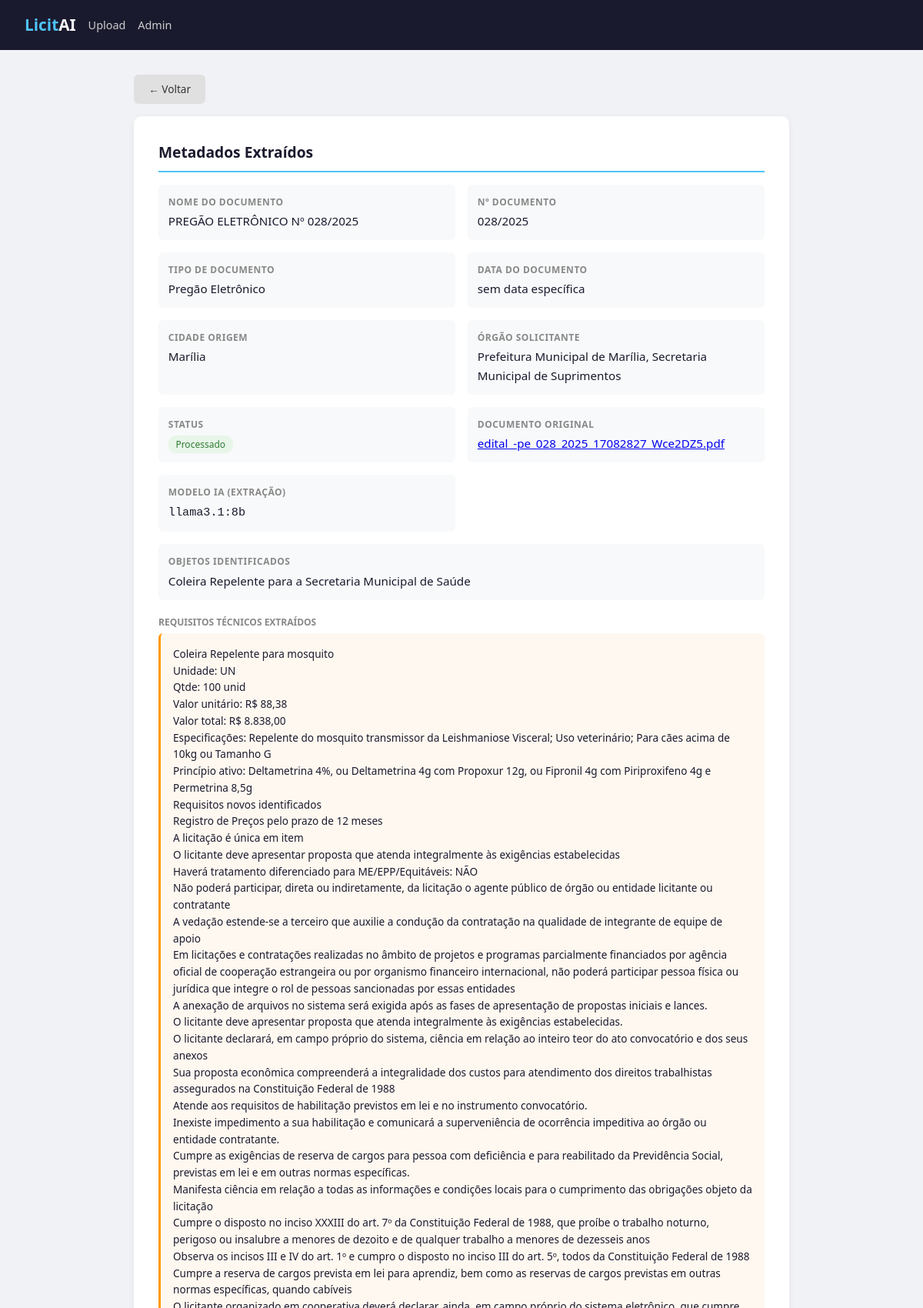
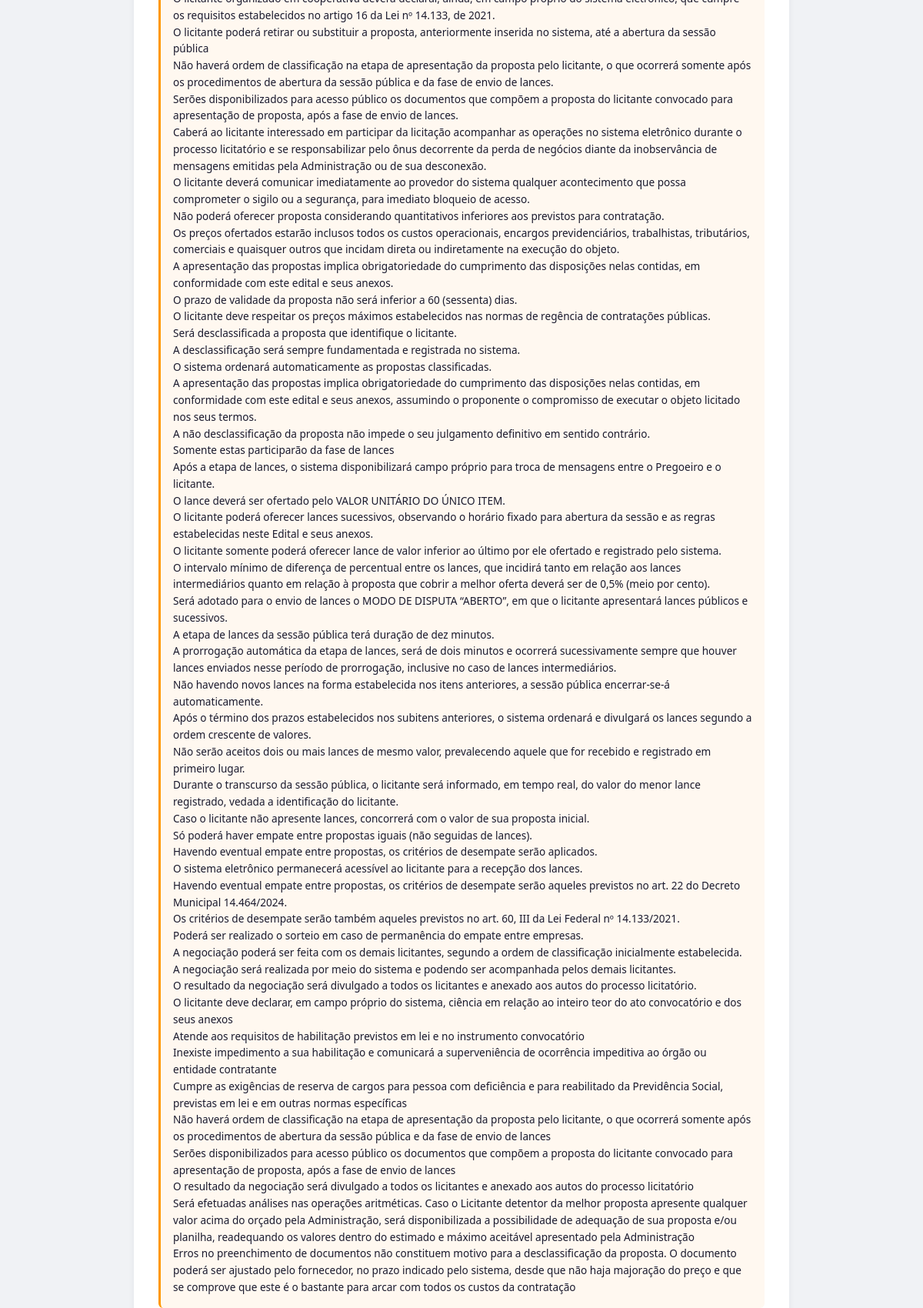
Page /documento/20/ (upper part) on the committed database (2 pictures, top to bottom).
### documents/models.py (models this page shows, shortened)
class Document(models.Model):
    STATUS_CHOICES = [
        ("pendente", "Pendente"),
        ("processado", "Processado"),
        ("erro", "Erro no processamento"),
    ]
    file = models.FileField("Documento Original", upload_to="documents/%Y/%m/")
    uploaded_at = models.DateTimeField("Data de Upload", auto_now_add=True)
    status = models.CharField(
        "Status", max_length=30, choices=STATUS_CHOICES, default="pendente"
    )
    processing_error = models.TextField("Erro de Processamento", blank=True, default="")
    document_name = models.CharField("Nome do Documento", max_length=500, blank=True, default="")
    document_number = models.CharField("Nº Documento", max_length=200, blank=True, default="")
    document_type = models.CharField("Tipo de Documento", max_length=200, blank=True, default="")
    document_date = models.CharField("Data do Documento", max_length=100, blank=True, default="")
    city = models.CharField("Cidade Origem", max_length=300, blank=True, default="")
    requesting_agency = models.CharField("Órgão Solicitante", max_length=500, blank=True, default="")
    identified_objects = models.TextField("Objetos Identificados", blank=True, default="")
    requirements = models.TextField(
        "Requisitos Técnicos", blank=True, default="",
        help_text="Lista de requisitos e especificações técnicas extraídos do edital pela IA."
    )
    extraction_model = models.CharField("Modelo IA (Extração)", max_length=200, blank=True, default="")
    extracted_text = models.TextField("Texto Extraído", blank=True, default="")
    class Meta:
        ordering = ["-uploaded_at"]
        verbose_name = "Documento"
        verbose_name_plural = "Documentos"
    @property
    def filename(self):
        if self.file:
            return self.file.name.split("/")[-1]
        return ""

### documents/views.py (the view)
# urls.py: path("documento/<int:pk>/", views.document_detail, name="document_detail"),
def document_detail(request, pk):
    doc = get_object_or_404(Document, pk=pk)
    analysis = getattr(doc, "analysis", None)
    logger.debug("Visualizando documento ID: %d", pk)
    return render(request, "documents/detail.html", {
        "doc": doc,
        "analysis": analysis,
    })

### documents/models.py (called while the page is built)
    @property
    def warning_signs_list(self):
        import json
        if not self.warning_signs:
            return []
        try:
            return json.loads(self.warning_signs)
        except (json.JSONDecodeError, TypeError):
            return [self.warning_signs]

### documents/templates/documents/detail.html (shortened to what this page needs)
{% extends "documents/base.html" %}
{% load document_tags %}
{% block content %}
<a href="{% url 'upload_document' %}" class="btn btn-back" style="margin-bottom:1rem;">← Voltar</a>
<div class="card">
    <h2>Metadados Extraídos</h2>
    <div class="meta-grid">
        <div class="meta-item">
            <div class="label">Nome do Documento</div>
            <div class="value">{{ doc.document_name|default:"—" }}</div>
        </div>
        <div class="meta-item">
            <div class="label">Nº Documento</div>
            <div class="value">{{ doc.document_number|default:"—" }}</div>
        </div>
        <div class="meta-item">
            <div class="label">Tipo de Documento</div>
            <div class="value">{{ doc.document_type|default:"—" }}</div>
        </div>
        <div class="meta-item">
            <div class="label">Data do Documento</div>
            <div class="value">{{ doc.document_date|default:"—" }}</div>
        </div>
        <div class="meta-item">
            <div class="label">Cidade Origem</div>
            <div class="value">{{ doc.city|default:"—" }}</div>
        </div>
        <div class="meta-item">
            <div class="label">Órgão Solicitante</div>
            <div class="value">{{ doc.requesting_agency|default:"—" }}</div>
        </div>
        <div class="meta-item">
            <div class="label">Status</div>
            <div class="value">
                <span class="status-tag status-{{ doc.status }}">{{ doc.get_status_display }}</span>
            </div>
        </div>
        <div class="meta-item">
            <div class="label">Documento Original</div>
            <div class="value">
                {% if doc.file %}
                <a href="{{ doc.file.url }}" target="_blank">{{ doc.filename }}</a>
                {% else %}—{% endif %}
            </div>
        </div>
        <div class="meta-item">
            <div class="label">Modelo IA (Extração)</div>
            <div class="value"><code>{{ doc.extraction_model|default:"—" }}</code></div>
        </div>
        <div class="meta-item full-width">
            <div class="label">Objetos Identificados</div>
            <div class="value">{{ doc.identified_objects|default:"—"|linebreaksbr }}</div>
        </div>
    </div>
    {% if doc.requirements %}
    <div style="margin-top:1.2rem;">
        <div style="font-size:0.75rem; text-transform:uppercase; color:#888; font-weight:600; margin-bottom:0.3rem;">Requisitos Técnicos Extraídos</div>
        <div style="font-size:0.85rem; background:#fff8f0; padding:1rem; border-radius:6px; border-left:3px solid #ff9800;">
            {{ doc.requirements|linebreaksbr }}
        </div>
    </div>
    {% endif %}
</div>
{% endblock %}

### documents/templates/documents/base.html (style rules this page uses)
* { box-sizing: border-box; margin: 0; padding: 0; }
body { font-family: 'Segoe UI', system-ui, sans-serif; background: #f0f2f5; color: #1a1a2e; line-height: 1.6; }
.card { background: #fff; border-radius: 10px; padding: 2rem; margin-bottom: 1.5rem; box-shadow: 0 2px 8px rgba(0,0,0,0.06); }
.card h2 { font-size: 1.2rem; margin-bottom: 1rem; color: #1a1a2e; border-bottom: 2px solid #4fc3f7; padding-bottom: 0.5rem; }
.btn { display: inline-block; padding: 0.7rem 1.8rem; border: none; border-radius: 6px; font-size: 0.95rem; cursor: pointer; text-decoration: none; font-weight: 500; }
.btn-back { background: #e0e0e0; color: #333; font-size: 0.85rem; padding: 0.5rem 1.2rem; }
.meta-grid { display: grid; grid-template-columns: 1fr 1fr; gap: 1rem; }
.meta-item { padding: 0.8rem; background: #f8f9fa; border-radius: 6px; }
.meta-item .label { font-size: 0.75rem; text-transform: uppercase; color: #888; font-weight: 600; letter-spacing: 0.5px; }
.meta-item .value { font-size: 0.95rem; margin-top: 0.2rem; word-break: break-word; }
.status-tag { font-size: 0.75rem; padding: 0.2rem 0.6rem; border-radius: 10px; }
.status-processado { background: #e8f5e9; color: #2e7d32; }
.full-width { grid-column: 1 / -1; }

### rows in the picture
Document: document_name "PREGÃO ELETRÔNICO Nº 028/2025", document_number "028/2025", document_type "Pregão Eletrônico", document_date "sem data específica", city "Marília", requesting_agency "Prefeitura Municipal de Marília, Secretaria Municipal de Suprimentos", status "Processado", filename "edital_-pe_028_2025_17082827_Wce2DZ5.pdf", extraction_model "llama3.1:8b", identified_objects "Coleira Repelente para a Secretaria Municipal de Saúde", requirements "Coleira Repelente para mosquito Unidade: UN Qtde: 100 unid Valor unitário: R$ 88,38 Valor total: R$ 8.838,00 Especificações: Repelente do mosquito transmissor da Leishmaniose Visceral; Uso veterinário; Para cães acima de 10kg ou Tamanho G Princípio ativo: Deltametrina 4%, ou Deltametrina 4g com Propoxur 12g, ou Fipronil 4g com Piriproxifeno 4g e Permetrina 8,5g Requisitos novos identificados Registro de Preços pelo prazo de 12 meses A licitação é única em item O licitante deve apresentar proposta que atenda integralmente às exigências estabelecidas Haverá tratamento diferenciado para ME/EPP/Equitáveis: NÃO Não poderá participar, direta ou indiretamente, da licitação o agente público de…"
